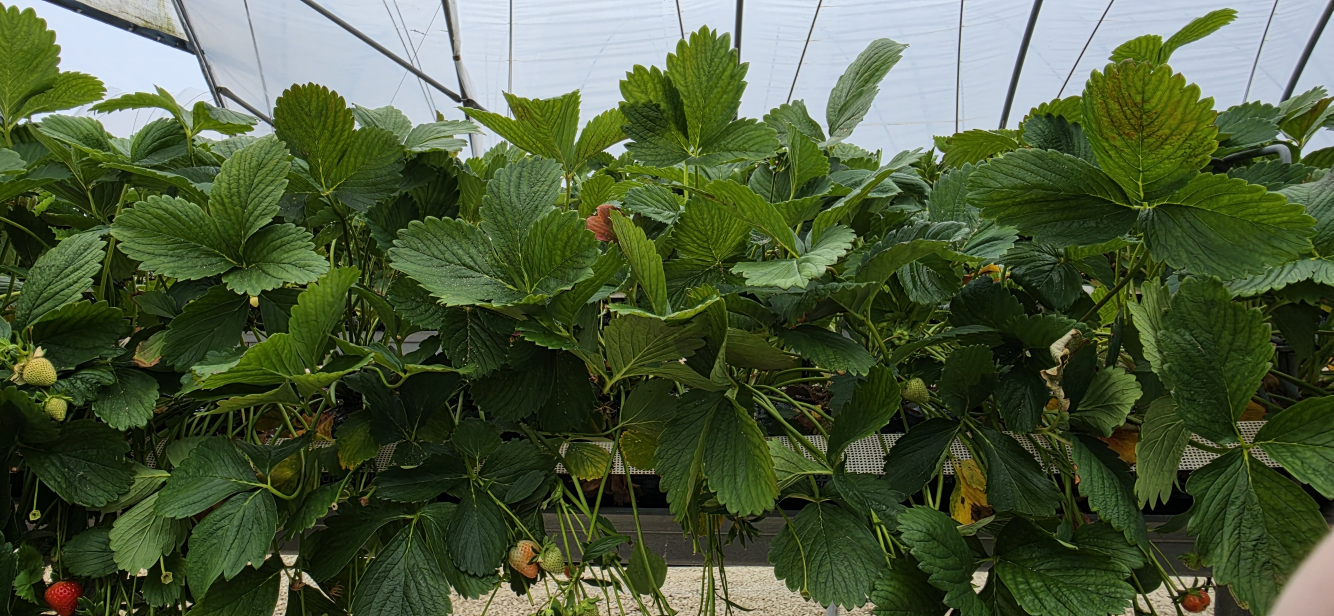
#> input picture Density estimation testing/Row_9_Whole_Bag_11-06-26.jpg, 4000 x 1848 px (shown at 1/3 size)
$ python Green_Detection.py
#> lines starting #> are read from the running program, lines starting #| are printed output that depends on the picture; after the words box and inside, x2 and y2 are one past the last pixel; in counts of white or black regions, pixels touching at a corner belong together
import cv2
import numpy as np

# Load image
image = cv2.imread("Row_9_Whole_Bag_11-06-26.jpg")
#> image is the input picture: shape (1848, 4000, 3); mean B, G, R 58.9, 90.5, 76.4

# Resize
scale = 0.5
image = cv2.resize(image, None, fx=scale, fy=scale)
#> image: shape (924, 2000, 3)

# Convert to HSV
hsv = cv2.cvtColor(image, cv2.COLOR_BGR2HSV)
#> hsv: shape (924, 2000, 3); mean H, S, V 51.9, 142.5, 93.4

# Green threshold
lower_green = np.array([40, 50, 40])
upper_green = np.array([85, 255, 255])

# Create mask
mask = cv2.inRange(hsv, lower_green, upper_green)
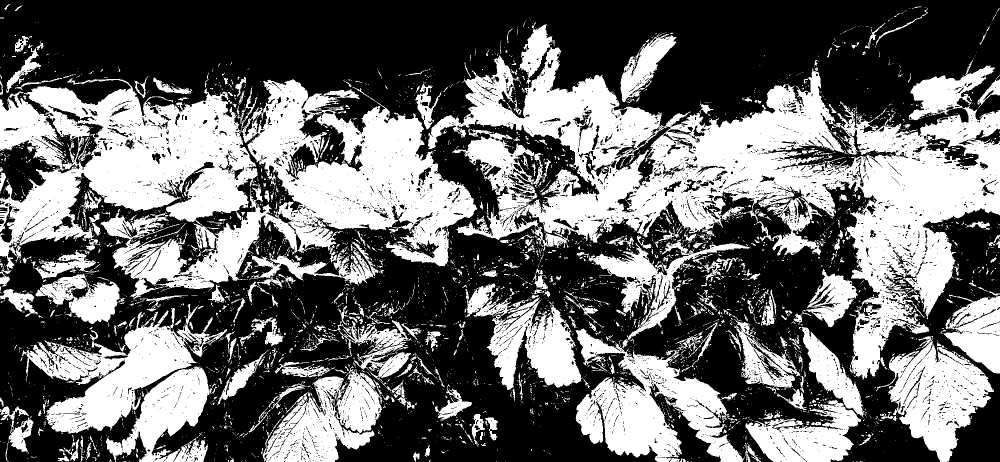
#> mask: shape (924, 2000) (shown at 1/2 size); 42% white; 4322 white regions (3799 under 20 px), largest, box (x1, y1, x2, y2) and area: (856, 44, 2000, 760) 243377, (0, 156, 955, 598) 204072, (1151, 657, 1490, 924) 40358

# Count pixels
green_pixels = cv2.countNonZero(mask)
#> green_pixels = 775830
total_pixels = mask.shape[0] * mask.shape[1]
#> total_pixels = 1848000
non_green_pixels = total_pixels - green_pixels
#> non_green_pixels = 1072170

green_percent = (green_pixels / total_pixels) * 100
#> green_percent = 41.98
non_green_percent = (non_green_pixels / total_pixels) * 100
#> non_green_percent = 58.02

#Output results displaying the number of green pixels, non-green pixels, and their respective percentages
print(f"Green Pixels: {green_pixels:,}")
#| Green Pixels: 775,830
print(f"Non-Green Pixels: {non_green_pixels:,}")
#| Non-Green Pixels: 1,072,170
print(f"Green Coverage: {green_percent:.2f}%")
#| Green Coverage: 41.98%
print(f"Non-Green Coverage: {non_green_percent:.2f}%")
#| Non-Green Coverage: 58.02%

green_only = cv2.bitwise_and(image, image, mask=mask)
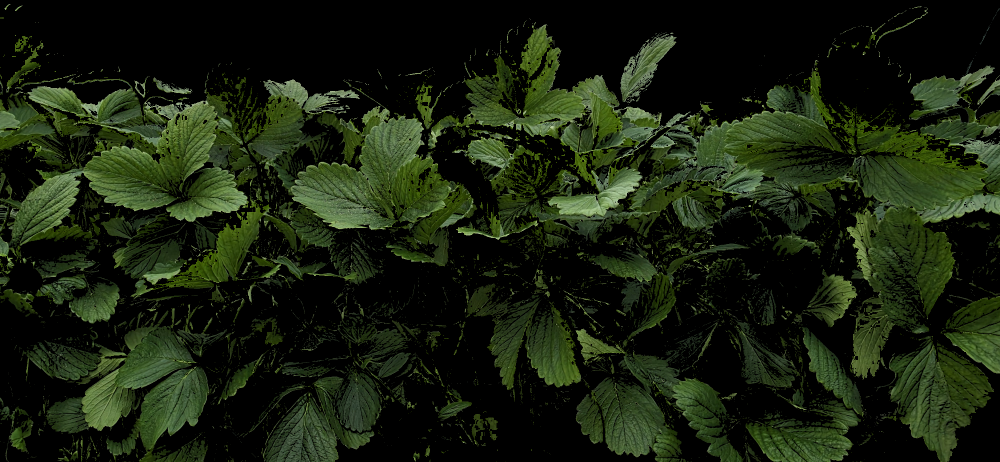
#> green_only: shape (924, 2000, 3) (shown at 1/2 size); mean B, G, R 14.9, 33.1, 24.3

cv2.imshow("Green Areas", green_only)
cv2.waitKey(0)
cv2.destroyAllWindows()

result = image.copy()
result[mask > 0] = [0, 255, 0]  # BGR = Green
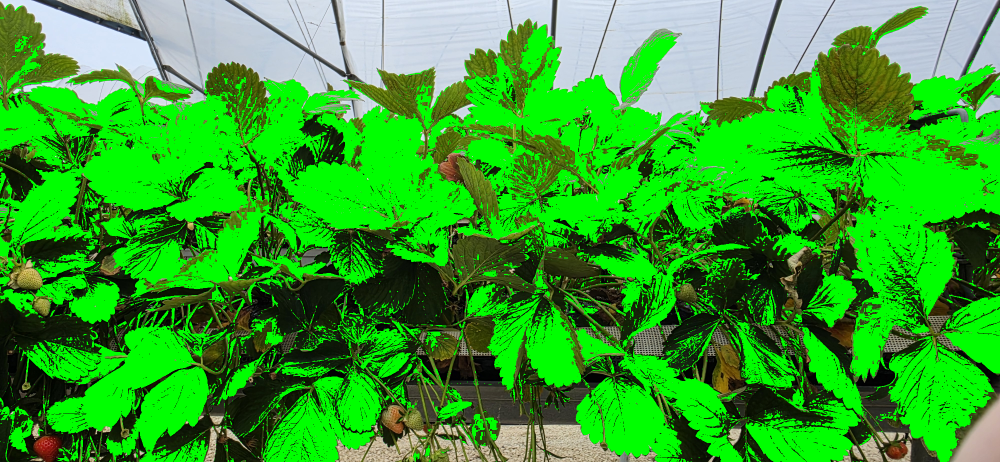
#> result: shape (924, 2000, 3) (shown at 1/2 size); mean B, G, R 44.1, 164.6, 52.2
cv2.imshow("Green Mask", result)
cv2.waitKey(0)
cv2.destroyAllWindows()
